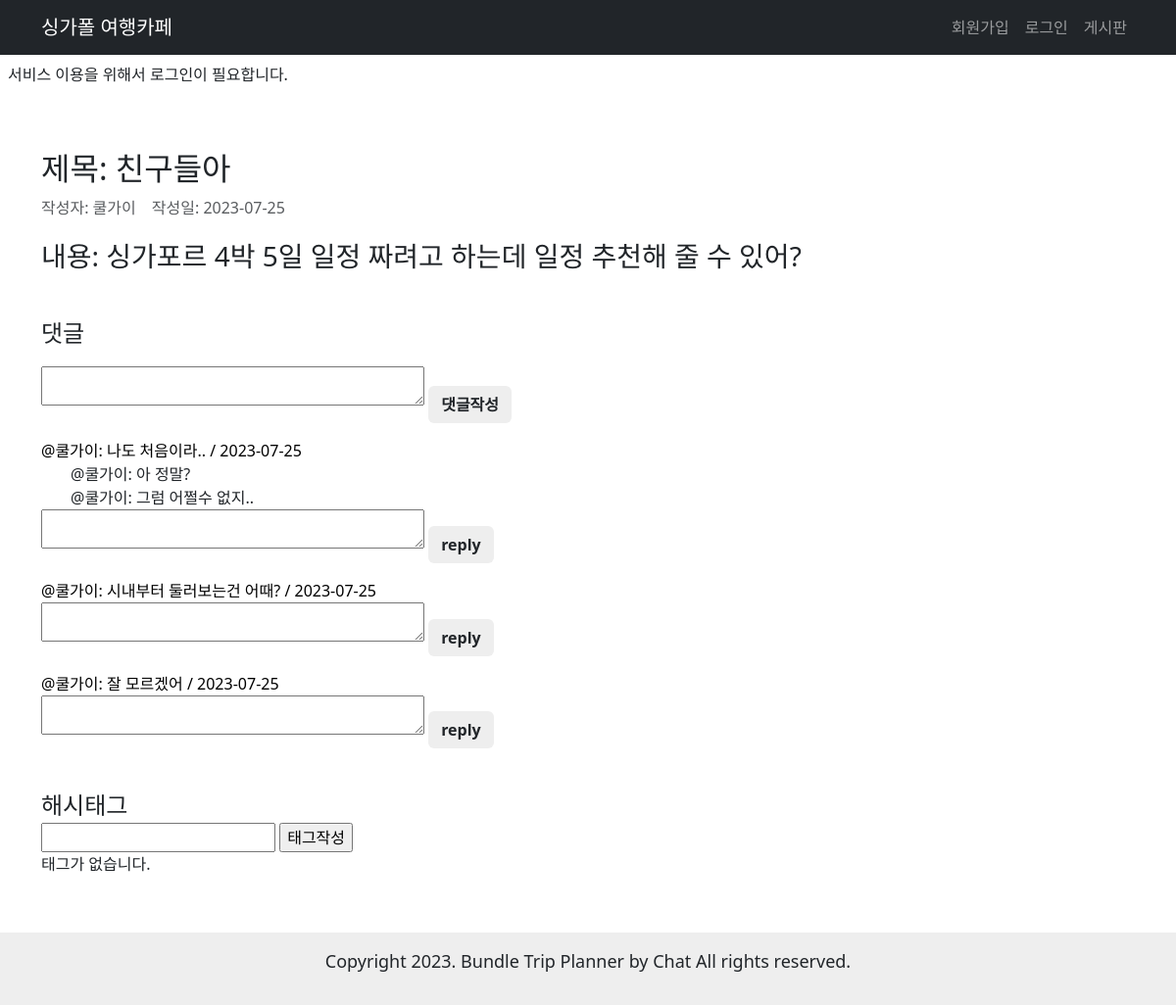
Page /blog/8/ on the committed database.
### blog/models.py (models this page shows, shortened)
class Post(models.Model):
    title = models.CharField(max_length=30)
    content = models.TextField()
    created_at = models.DateTimeField(auto_now_add=True)
    updated_at = models.DateTimeField(auto_now=True)
    user = models.ForeignKey(User, on_delete=models.CASCADE)
    tags = models.ManyToManyField('Hashtag', blank=True)

class Comment(models.Model):
    content = models.TextField()
    created_at = models.DateTimeField(auto_now_add=True)
    updated_at = models.DateTimeField(auto_now=True)
    user = models.ForeignKey(User, on_delete=models.CASCADE)
    post = models.ForeignKey('Post', on_delete=models.CASCADE)
    class Meta:
        ordering = ['created_at']

class Reply(models.Model):
    parent = models.ForeignKey(Comment, on_delete=models.CASCADE)
    content = models.TextField()
    created_at = models.DateTimeField(auto_now_add=True)
    updated_at = models.DateTimeField(auto_now=True)
    user = models.ForeignKey(User, on_delete=models.CASCADE)

### user/models.py (models this page shows)
class User(AbstractUser):
    username = None
    name = models.CharField(max_length=30)
    email = models.EmailField(unique=True, max_length=255)
    is_staff = models.BooleanField(default=False)
    is_superuser = models.BooleanField(default=False)
    is_active = models.BooleanField(default=True)
    last_login = models.DateTimeField(null=True, blank=True)
    date_joined = models.DateTimeField(auto_now_add=True)
    USERNAME_FIELD = 'email'
    EMAIL_FIELD = 'email'
    REQUIRED_FIELDS = []
    objects = UserManager()

### blog/views.py (the view)
# urls.py: path('<int:pk>/', views.PostDetail.as_view(), name='detail'),
class PostDetail(View):
    def get(self, request, pk):
        post = Post.objects.prefetch_related(
            'comment_set').get(pk=pk)
        comments = post.comment_set.all()
        hashtags = post.tags.all()
        comment_form = CommentForm()
        hashtag_form = HashtagForm()
        reply_form = ReplyForm()
        context = {
            'post': post,
            'comments': comments,
            'hashtags': hashtags,
            'comment_form': comment_form,
            'hashtag_form': hashtag_form,
            'reply_form': reply_form,
        }
        return render(request, 'blog/post_detail.html', context)

### blog/forms.py
class CommentForm(forms.ModelForm):
    class Meta:
        model = Comment
        fields = ['content']
        widgets = {
            'content':  forms.Textarea(attrs={'rows': '3', 'cols': '40'})
        }

class HashtagForm(forms.ModelForm):
    class Meta:
        model = Hashtag
        fields = ['name']

### blog/templates/blog/post_detail.html (shortened to what this page needs)
{% extends "base.html" %}
{% block content %}
<div class="container detail-container">
<div class="d-flex detail-title">
        <h2 class=>제목: {{ post.title }}</h2>
</div>
    <div class="d-flex mt-2 text-muted">
        <p class="mb-3 me-3">작성자: {{ post.user.name }}</p>
        <p class="mb-3">작성일: {{ post.created_at|date:"Y-m-d" }}</p>
    </div>
    <p class="mb-3 fs-3">내용: {{ post.content }}</p>
    <br>
    <div class="mb-3 fs-4">댓글</div>
    <form action="{% url 'blog:cmt-write' post_id=post.pk %}" method="post" class="mb-3">
        {% if comment_form.errors %}
            {% with form=comment_form %}
                {% include "blog/form_error.html" %}
            {% endwith %}
        {% else %}
            {{ comment_form.content }}
        {% endif %}
        <input type="submit" value="댓글작성"  class="btn mt-2">
    </form>
    <div class="comment-container">
        {% if comments %}
            <ul class="list-group">
                {% for comment in comments %}
                    <li class="comment-list">
                        @{{ comment.user.name }}: {{ comment.content }} / {{ comment.created_at|date:"Y-m-d" }}
                        {% for reply in comment.reply_set.all %}
                            <li class="reply-list">
                                @{{ reply.user.name }}: {{ reply.content }}
                            </li>
                        {% endfor %}
                        <form action="{% url 'blog:reply-write' comment_id=comment.pk %}" method="post" class="mb-3">
                            {{ reply_form.content }}
                            <input type="submit" value="reply" class="btn">
                        </form>
                    </li>
                {% endfor %}
            </ul>
        {% else %}
            <p>댓글이 없습니다.</p>
        {% endif %}
    </div>
    <br>
    <div class="fs-4">해시태그</div>
    <form action="{% url 'blog:tag-write' post_id=post.pk %}" method="post">
        {% if hashtag_form.errors %}
            {% with form=hashtag_form %}
                {% include "blog/form_error.html" %}
            {% endwith %}
        {% else %}
            {{ hashtag_form.name }}
        {% endif %}
        <input type="submit" value="태그작성">
    </form>
    {% if hashtags %}
        <ul>
            {% for hashtag in hashtags %}
                <li>
                    {{ hashtag.name }}
                    {% if hashtag.user == request.user %}
                        <form action="{% url 'blog:tag-delete' hashtag_id=hashtag.pk %}" method="post">
                            {% csrf_token %}
                            <input type="submit" value=x>
                        </form>
                    {% endif %}
                </li>
            {% endfor %}
        </ul>
    {% else %}
        <p>태그가 없습니다.</p>
    {% endif %}
</div>
{% endblock %}

### blog/static/blog/style.css (style rules this page uses)
.detail-container { text-align: left; overflow-y: scroll; width: 100%; }
.detail-container textarea { height: 40px; }
.detail-title { justify-content: space-between; }
.comment-container { overflow-y: scroll; }
.comment-list { color:black; }
.reply-list { margin-left: 30px; }

### main/static/main/style.css (style rules this page uses)
body, h1, h2, fieldset, ul { padding: 0; margin: 0; list-style-type: none; }
input, textarea, select { box-sizing: border-box; }
.btn { font-weight: 700; background-color: #eeeeee; }

### rows in the picture
Post: title "친구들아", user.name "쿨가이", created_at "2023-07-25", content "싱가포르 4박 5일 일정 짜려고 하는데 일정 추천해 줄 수 있어?"
Comment: user.name "쿨가이", content "나도 처음이라..", created_at "2023-07-25"
Reply: user.name "쿨가이", content "아 정말?"
Reply: user.name "쿨가이", content "그럼 어쩔수 없지.."
Comment: user.name "쿨가이", content "시내부터 둘러보는건 어때?", created_at "2023-07-25"
Comment: user.name "쿨가이", content "잘 모르겠어", created_at "2023-07-25"
